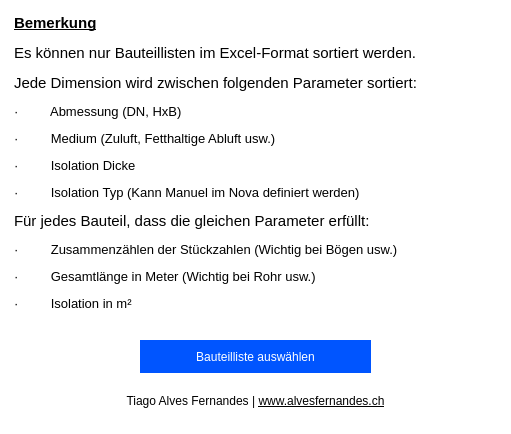
<?xml version="1.0" encoding="UTF-8"?>
<ui version="4.0">
 <class>Dialog</class>
 <widget class="QDialog" name="Dialog">
  <property name="geometry">
   <rect>
    <x>0</x>
    <y>0</y>
    <width>511</width>
    <height>434</height>
   </rect>
  </property>
  <property name="windowTitle">
   <string>Nova Bauteilliste sortierer</string>
  </property>
  <property name="styleSheet">
   <string notr="true">background-color: white;
border: none;</string>
  </property>
  <widget class="QPushButton" name="browse">
   <property name="geometry">
    <rect>
     <x>140</x>
     <y>340</y>
     <width>231</width>
     <height>33</height>
    </rect>
   </property>
   <property name="styleSheet">
    <string notr="true">background-color: rgb(0, 85, 255); 
color: white;</string>
   </property>
   <property name="text">
    <string>Bauteilliste auswählen</string>
   </property>
  </widget>
  <widget class="QTextEdit" name="textEdit">
   <property name="geometry">
    <rect>
     <x>10</x>
     <y>10</y>
     <width>491</width>
     <height>321</height>
    </rect>
   </property>
   <property name="font">
    <font>
     <family>Arial</family>
     <pointsize>16</pointsize>
     <weight>50</weight>
     <italic>false</italic>
     <bold>false</bold>
    </font>
   </property>
   <property name="cursor" stdset="0">
    <cursorShape>ArrowCursor</cursorShape>
   </property>
   <property name="styleSheet">
    <string notr="true">background-color: white;
border: none;</string>
   </property>
   <property name="lineWrapMode">
    <enum>QTextEdit::NoWrap</enum>
   </property>
   <property name="readOnly">
    <bool>true</bool>
   </property>
   <property name="html">
    <string>&lt;!DOCTYPE HTML PUBLIC &quot;-//W3C//DTD HTML 4.0//EN&quot; &quot;http://www.w3.org/TR/REC-html40/strict.dtd&quot;&gt;
&lt;html&gt;&lt;head&gt;&lt;meta name=&quot;qrichtext&quot; content=&quot;1&quot; /&gt;&lt;style type=&quot;text/css&quot;&gt;
p, li { white-space: pre-wrap; }
&lt;/style&gt;&lt;/head&gt;&lt;body style=&quot; font-family:'Arial'; font-size:16pt; font-weight:400; font-style:normal;&quot;&gt;
&lt;p style=&quot; margin-top:12px; margin-bottom:12px; margin-left:0px; margin-right:0px; -qt-block-indent:0; text-indent:0px;&quot;&gt;&lt;span style=&quot; font-family:'Arial,sans-serif'; font-size:11pt; font-weight:600; text-decoration: underline;&quot;&gt;Bemerkung&lt;/span&gt;&lt;span style=&quot; font-family:'MS Shell Dlg 2'; font-size:11pt; font-weight:600;&quot;&gt; &lt;/span&gt;&lt;/p&gt;
&lt;p style=&quot; margin-top:12px; margin-bottom:12px; margin-left:0px; margin-right:0px; -qt-block-indent:0; text-indent:0px;&quot;&gt;&lt;span style=&quot; font-family:'Arial,sans-serif'; font-size:11pt;&quot;&gt;Es können nur Bauteillisten im Excel-Format sortiert werden.&lt;/span&gt;&lt;span style=&quot; font-family:'MS Shell Dlg 2'; font-size:11pt;&quot;&gt; &lt;/span&gt;&lt;/p&gt;
&lt;p style=&quot; margin-top:12px; margin-bottom:12px; margin-left:0px; margin-right:0px; -qt-block-indent:0; text-indent:0px;&quot;&gt;&lt;span style=&quot; font-family:'Arial,sans-serif'; font-size:11pt;&quot;&gt;Jede Dimension wird zwischen folgenden Parameter sortiert:&lt;/span&gt;&lt;span style=&quot; font-family:'MS Shell Dlg 2'; font-size:11pt;&quot;&gt; &lt;/span&gt;&lt;/p&gt;
&lt;p style=&quot; margin-top:12px; margin-bottom:12px; margin-left:0px; margin-right:0px; -qt-block-indent:0; text-indent:0px;&quot;&gt;&lt;span style=&quot; font-family:'Symbol'; font-size:10pt;&quot;&gt;·&lt;/span&gt;&lt;span style=&quot; font-family:'Times New Roman'; font-size:10pt;&quot;&gt;         &lt;/span&gt;&lt;span style=&quot; font-family:'Arial,sans-serif'; font-size:10pt;&quot;&gt;Abmessung (DN, HxB)&lt;/span&gt;&lt;/p&gt;
&lt;p style=&quot; margin-top:12px; margin-bottom:12px; margin-left:0px; margin-right:0px; -qt-block-indent:0; text-indent:0px;&quot;&gt;&lt;span style=&quot; font-family:'Symbol'; font-size:10pt;&quot;&gt;·&lt;/span&gt;&lt;span style=&quot; font-family:'Times New Roman'; font-size:10pt;&quot;&gt;         &lt;/span&gt;&lt;span style=&quot; font-family:'Arial,sans-serif'; font-size:10pt;&quot;&gt;Medium (Zuluft, Fetthaltige Abluft usw.)&lt;/span&gt;&lt;span style=&quot; font-family:'MS Shell Dlg 2'; font-size:10pt;&quot;&gt; &lt;/span&gt;&lt;/p&gt;
&lt;p style=&quot; margin-top:12px; margin-bottom:12px; margin-left:0px; margin-right:0px; -qt-block-indent:0; text-indent:0px;&quot;&gt;&lt;span style=&quot; font-family:'Symbol'; font-size:10pt;&quot;&gt;·&lt;/span&gt;&lt;span style=&quot; font-family:'Times New Roman'; font-size:10pt;&quot;&gt;         &lt;/span&gt;&lt;span style=&quot; font-family:'Arial,sans-serif'; font-size:10pt;&quot;&gt;Isolation Dicke&lt;/span&gt;&lt;span style=&quot; font-family:'MS Shell Dlg 2'; font-size:10pt;&quot;&gt; &lt;/span&gt;&lt;/p&gt;
&lt;p style=&quot; margin-top:12px; margin-bottom:12px; margin-left:0px; margin-right:0px; -qt-block-indent:0; text-indent:0px;&quot;&gt;&lt;span style=&quot; font-family:'Symbol'; font-size:10pt;&quot;&gt;·&lt;/span&gt;&lt;span style=&quot; font-family:'Times New Roman'; font-size:10pt;&quot;&gt;         &lt;/span&gt;&lt;span style=&quot; font-family:'Arial,sans-serif'; font-size:10pt;&quot;&gt;Isolation Typ (Kann Manuel im Nova definiert werden)&lt;/span&gt;&lt;span style=&quot; font-family:'MS Shell Dlg 2'; font-size:10pt;&quot;&gt; &lt;/span&gt;&lt;/p&gt;
&lt;p style=&quot; margin-top:12px; margin-bottom:12px; margin-left:0px; margin-right:0px; -qt-block-indent:0; text-indent:0px;&quot;&gt;&lt;span style=&quot; font-family:'Arial,sans-serif'; font-size:11pt;&quot;&gt;Für jedes Bauteil, dass die gleichen Parameter erfüllt:&lt;/span&gt;&lt;span style=&quot; font-family:'MS Shell Dlg 2'; font-size:11pt;&quot;&gt; &lt;/span&gt;&lt;/p&gt;
&lt;p style=&quot; margin-top:12px; margin-bottom:12px; margin-left:0px; margin-right:0px; -qt-block-indent:0; text-indent:0px;&quot;&gt;&lt;span style=&quot; font-family:'Symbol'; font-size:10pt;&quot;&gt;·&lt;/span&gt;&lt;span style=&quot; font-family:'Times New Roman'; font-size:10pt;&quot;&gt;         &lt;/span&gt;&lt;span style=&quot; font-family:'Arial,sans-serif'; font-size:10pt;&quot;&gt;Zusammenzählen der Stückzahlen (Wichtig bei Bögen usw.)&lt;/span&gt;&lt;span style=&quot; font-family:'MS Shell Dlg 2'; font-size:10pt;&quot;&gt; &lt;/span&gt;&lt;/p&gt;
&lt;p style=&quot; margin-top:12px; margin-bottom:12px; margin-left:0px; margin-right:0px; -qt-block-indent:0; text-indent:0px;&quot;&gt;&lt;span style=&quot; font-family:'Symbol'; font-size:10pt;&quot;&gt;·&lt;/span&gt;&lt;span style=&quot; font-family:'Times New Roman'; font-size:10pt;&quot;&gt;         &lt;/span&gt;&lt;span style=&quot; font-family:'Arial,sans-serif'; font-size:10pt;&quot;&gt;Gesamtlänge in Meter (Wichtig bei Rohr usw.)&lt;/span&gt;&lt;span style=&quot; font-family:'MS Shell Dlg 2'; font-size:10pt;&quot;&gt; &lt;/span&gt;&lt;/p&gt;
&lt;p style=&quot; margin-top:12px; margin-bottom:12px; margin-left:0px; margin-right:0px; -qt-block-indent:0; text-indent:0px;&quot;&gt;&lt;span style=&quot; font-family:'Symbol'; font-size:10pt;&quot;&gt;·&lt;/span&gt;&lt;span style=&quot; font-family:'Times New Roman'; font-size:10pt;&quot;&gt;         &lt;/span&gt;&lt;span style=&quot; font-family:'Arial,sans-serif'; font-size:10pt;&quot;&gt;Isolation in m²&lt;/span&gt;&lt;span style=&quot; font-family:'MS Shell Dlg 2'; font-size:10pt;&quot;&gt;  &lt;/span&gt;&lt;/p&gt;&lt;/body&gt;&lt;/html&gt;</string>
   </property>
  </widget>
  <widget class="QTextEdit" name="textEdit_2">
   <property name="geometry">
    <rect>
     <x>10</x>
     <y>390</y>
     <width>491</width>
     <height>31</height>
    </rect>
   </property>
   <property name="font">
    <font>
     <family>Arial</family>
     <pointsize>16</pointsize>
     <weight>50</weight>
     <italic>false</italic>
     <bold>false</bold>
    </font>
   </property>
   <property name="cursor" stdset="0">
    <cursorShape>ArrowCursor</cursorShape>
   </property>
   <property name="styleSheet">
    <string notr="true">background-color: white;</string>
   </property>
   <property name="readOnly">
    <bool>true</bool>
   </property>
   <property name="html">
    <string>&lt;!DOCTYPE HTML PUBLIC &quot;-//W3C//DTD HTML 4.0//EN&quot; &quot;http://www.w3.org/TR/REC-html40/strict.dtd&quot;&gt;
&lt;html&gt;&lt;head&gt;&lt;meta name=&quot;qrichtext&quot; content=&quot;1&quot; /&gt;&lt;style type=&quot;text/css&quot;&gt;
p, li { white-space: pre-wrap; }
&lt;/style&gt;&lt;/head&gt;&lt;body style=&quot; font-family:'Arial'; font-size:16pt; font-weight:400; font-style:normal;&quot;&gt;
&lt;p align=&quot;center&quot; style=&quot; margin-top:0px; margin-bottom:0px; margin-left:0px; margin-right:0px; -qt-block-indent:0; text-indent:0px; line-height:130.769%;&quot;&gt;&lt;span style=&quot; font-family:'Google Sans','arial','sans-serif'; font-size:9pt; color:#000000; background-color:#ffffff;&quot;&gt;Tiago Alves Fernandes | &lt;/span&gt;&lt;a href=&quot;www.alvesfernandes.ch&quot;&gt;&lt;span style=&quot; font-family:'Courier New'; font-size:9pt; text-decoration: underline; color:#000000;&quot;&gt;www.alvesfernandes.ch&lt;/span&gt;&lt;/a&gt;&lt;/p&gt;&lt;/body&gt;&lt;/html&gt;</string>
   </property>
  </widget>
 </widget>
 <resources/>
 <connections/>
</ui>
